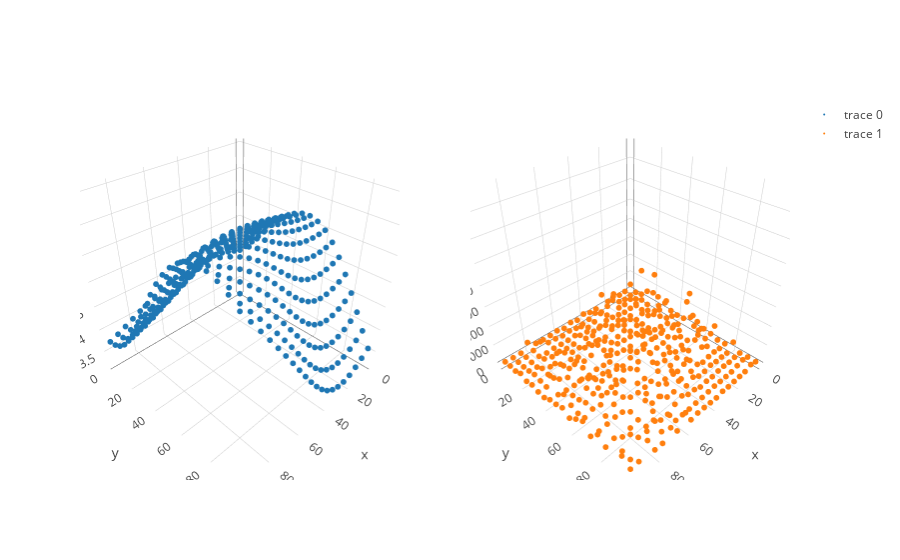

The notebook cell saved with this chart:
### Code cell
trace_func = go.Scatter3d(x = X[:,0], y = X[:,1], z=f, mode = 'markers', marker=dict(size = 2,))
trace_draws = go.Scatter3d(x = X[:,0], y = X[:,1], z=y, mode = 'markers', marker=dict(size = 2,))
fig = tools.make_subplots(rows=1, cols=2, specs=[[{'is_3d': True}, {'is_3d': True}]])
fig.append_trace(trace_func, 1, 1)
fig.append_trace(trace_draws, 1, 2)
iplot(fig)

### Figure 1 — Plotly figure (JSON) as saved in the notebook; plotly's stock layout.template omitted (floating-point values rounded to 4 significant figures; data arrays with more than 128 entries replaced by an {"elided": "..."} marker saying what was removed)
{"data": [{"marker": {"size": 2}, "mode": "markers", "scene": "scene1", "type": "scatter3d", "x": {"elided": "400 int values"}, "y": {"elided": "400 int values"}, "z": {"elided": "400 float values"}}, {"marker": {"size": 2}, "mode": "markers", "scene": "scene2", "type": "scatter3d", "x": {"elided": "400 int values"}, "y": {"elided": "400 int values"}, "z": {"elided": "400 int values"}}], "layout": {"scene1": {"domain": {"x": [0, 0.45], "y": [0, 1]}}, "scene2": {"domain": {"x": [0.55, 1], "y": [0, 1]}}}}
